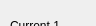
          <widget class="QWidget" name="page_9">
           <property name="geometry">
            <rect>
             <x>0</x>
             <y>0</y>
             <width>96</width>
             <height>26</height>
            </rect>
           </property>
           <attribute name="label">
            <string>Pulse dynamic mode</string>
           </attribute>
           <widget class="QPushButton" name="btn_pulse_validate">
            <property name="geometry">
             <rect>
              <x>130</x>
              <y>130</y>
              <width>103</width>
              <height>33</height>
             </rect>
            </property>
            <property name="text">
             <string>Validate</string>
            </property>
           </widget>
           <widget class="QPushButton" name="btn_pulse_set">
            <property name="geometry">
             <rect>
              <x>10</x>
              <y>130</y>
              <width>103</width>
              <height>33</height>
             </rect>
            </property>
            <property name="text">
             <string>Set</string>
            </property>
           </widget>
           <widget class="QDoubleSpinBox" name="val_pulse_current_1">
            <property name="geometry">
             <rect>
              <x>110</x>
              <y>10</y>
              <width>121</width>
              <height>32</height>
             </rect>
            </property>
            <property name="suffix">
             <string> A</string>
            </property>
            <property name="decimals">
             <number>4</number>
            </property>
            <property name="minimum">
             <double>0.000100000000000</double>
            </property>
            <property name="maximum">
             <double>30.000000000000000</double>
            </property>
            <property name="singleStep">
             <double>0.100000000000000</double>
            </property>
           </widget>
           <widget class="QLabel" name="label_61">
            <property name="geometry">
             <rect>
              <x>10</x>
              <y>10</y>
              <width>81</width>
              <height>31</height>
             </rect>
            </property>
            <property name="text">
             <string>Current 1</string>
            </property>
           </widget>
           <widget class="QLabel" name="label_62">
            <property name="geometry">
             <rect>
              <x>10</x>
              <y>50</y>
              <width>81</width>
              <height>31</height>
             </rect>
            </property>
            <property name="text">
             <string>Current 2</string>
            </property>
           </widget>
           <widget class="QDoubleSpinBox" name="val_pulse_current_2">
            <property name="geometry">
             <rect>
              <x>110</x>
              <y>50</y>
              <width>121</width>
              <height>32</height>
             </rect>
            </property>
            <property name="suffix">
             <string> A</string>
            </property>
            <property name="decimals">
             <number>4</number>
            </property>
            <property name="minimum">
             <double>0.000100000000000</double>
            </property>
            <property name="maximum">
             <double>30.000000000000000</double>
            </property>
            <property name="singleStep">
             <double>0.100000000000000</double>
            </property>
           </widget>
           <widget class="QDoubleSpinBox" name="val_pulse_slope_2">
            <property name="geometry">
             <rect>
              <x>360</x>
              <y>50</y>
              <width>121</width>
              <height>32</height>
             </rect>
            </property>
            <property name="suffix">
             <string> A/uS</string>
            </property>
            <property name="decimals">
             <number>4</number>
            </property>
            <property name="minimum">
             <double>0.000100000000000</double>
            </property>
            <property name="maximum">
             <double>0.300000000000000</double>
            </property>
           </widget>
           <widget class="QLabel" name="label_63">
            <property name="geometry">
             <rect>
              <x>260</x>
              <y>10</y>
              <width>81</width>
              <height>31</height>
             </rect>
            </property>
            <property name="text">
             <string>Slope 1</string>
            </property>
           </widget>
           <widget class="QLabel" name="label_64">
            <property name="geometry">
             <rect>
              <x>260</x>
              <y>50</y>
              <width>81</width>
              <height>31</height>
             </rect>
            </property>
            <property name="text">
             <string>Slope 2</string>
            </property>
           </widget>
           <widget class="QDoubleSpinBox" name="val_pulse_slope_1">
            <property name="geometry">
             <rect>
              <x>360</x>
              <y>10</y>
              <width>121</width>
              <height>32</height>
             </rect>
            </property>
            <property name="suffix">
             <string> A/uS</string>
            </property>
            <property name="decimals">
             <number>4</number>
            </property>
            <property name="minimum">
             <double>0.000100000000000</double>
            </property>
            <property name="maximum">
             <double>0.300000000000000</double>
            </property>
           </widget>
           <widget class="QDoubleSpinBox" name="val_pulse_duration">
            <property name="geometry">
             <rect>
              <x>110</x>
              <y>90</y>
              <width>121</width>
              <height>32</height>
             </rect>
            </property>
            <property name="suffix">
             <string> S</string>
            </property>
            <property name="decimals">
             <number>4</number>
            </property>
            <property name="maximum">
             <double>9999.989999999999782</double>
            </property>
           </widget>
           <widget class="QLabel" name="label_69">
            <property name="geometry">
             <rect>
              <x>10</x>
              <y>90</y>
              <width>81</width>
              <height>31</height>
             </rect>
            </property>
            <property name="text">
             <string>Duration</string>
            </property>
           </widget>
          </widget>
